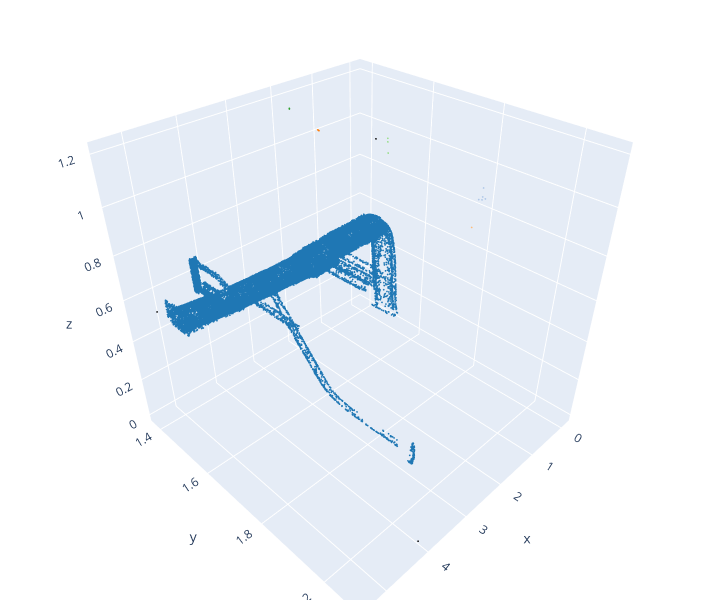

Write notebook code for a chart like this one.
### Markdown cell above
## 4. 옥트리(복셀) 기반 CCL

`voxel_ccl(points, voxel_size, min_points, connectivity)` — 점유 복셀을 26-이웃 BFS로 연결요소(component)로 묶습니다. 떨어져 있는 노이즈 덩어리는 별도 컴포넌트가 됩니다.

- `voxel_size`: 위에서 고른 **옥트리 레벨**로부터 자동 계산된 값(`CCL_VOXEL`)
- `min_points`: 이보다 작은 컴포넌트는 버림
- `connectivity`: 6(면) 또는 26(면+모서리+꼭짓점)

### Code cell
pts = np.asarray(pcd.points)
kept_idx, labels = voxel_ccl(pts, voxel_size=CCL_VOXEL, min_points=30, connectivity=26)

n_comp = labels.max() + 1
uniq, cnts = np.unique(labels[labels >= 0], return_counts=True)
print(f"컴포넌트 수: {n_comp}  (버려진 점: {(labels < 0).sum():,})")
for c, n in sorted(zip(uniq, cnts), key=lambda x: -x[1])[:10]:
    print(f"  component {c}: {n:,} 점")


    

# 컴포넌트별 색칠 (전체 색칠 후 시각화용으로만 다운샘플 → 색-점 대응 유지)
colored = colorize_ccl(pcd, labels)
show3d([downsample_for_view(colored, 30000)])
print('4. CCL 컴포넌트별 색상 (검정 = 버려진 점)')

### Figure 1 — Plotly figure (JSON) as saved in the notebook; plotly's stock layout.template omitted (floating-point values rounded to 4 significant figures; data arrays with more than 128 entries replaced by an {"elided": "..."} marker saying what was removed)
{"data": [{"marker": {"color": {"elided": "30000x3 float values"}, "size": 1}, "mode": "markers", "type": "scatter3d", "x": {"elided": "30000 float values"}, "y": {"elided": "30000 float values"}, "z": {"elided": "30000 float values"}}], "layout": {"height": 600, "margin": {"b": 0, "l": 0, "r": 0, "t": 0}, "scene": {"camera": {"center": {"x": 0, "y": 0, "z": 0}, "up": {"x": 0, "y": 0, "z": 1}}}, "showlegend": false, "width": 720}}
